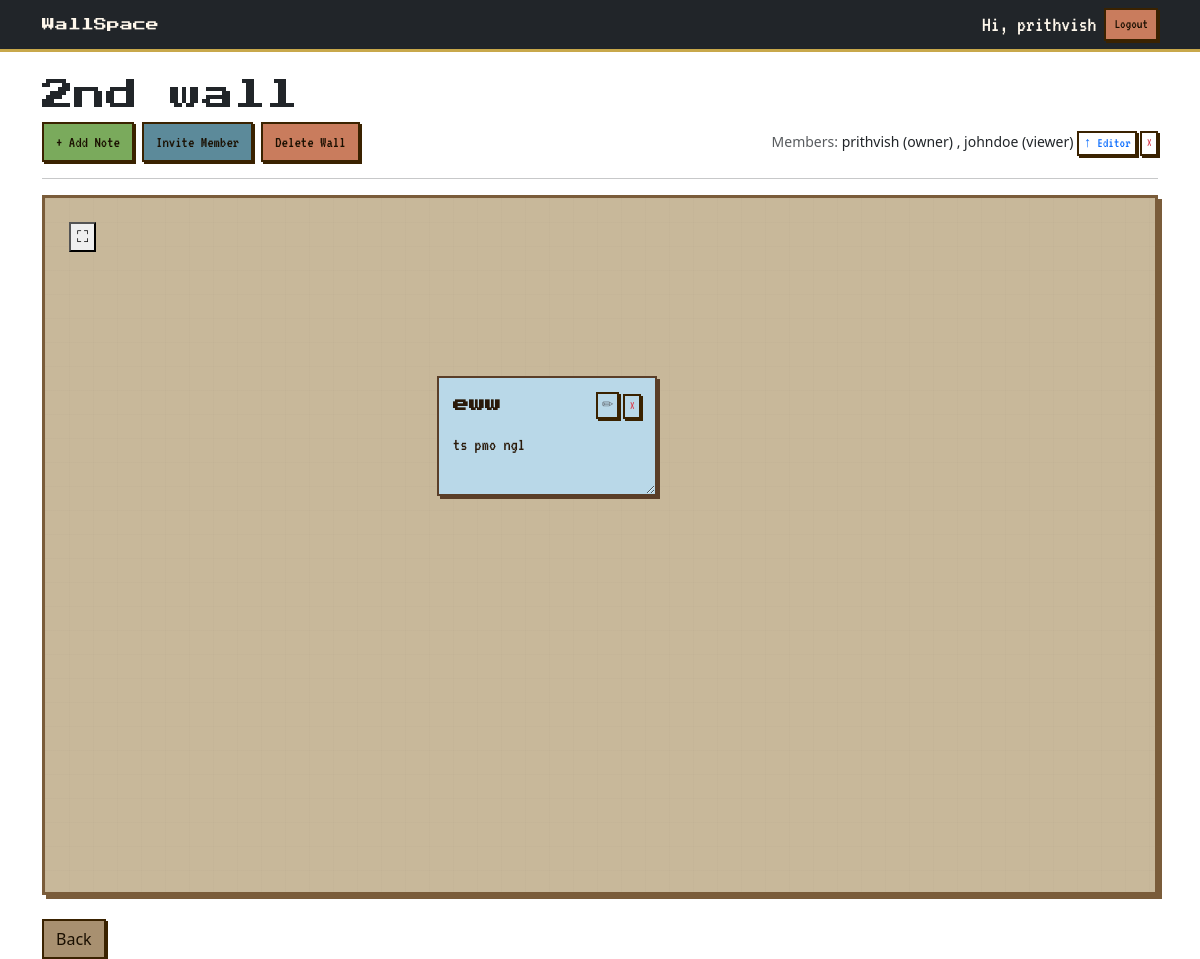
/wall/2/ (signed in), run on the app's committed database.
### walls/models.py (models this page shows, shortened)
class Wall(models.Model):
    title = models.CharField(max_length=100)
    owner=models.ForeignKey(
        User,
        on_delete=models.CASCADE,
        related_name='walls'
    )
    created_at = models.DateTimeField(
        auto_now_add=True
    )

class WallMember(models.Model):
    ROLE_CHOICES=[
        ("viewer","Viewer"),
        ("editor","Editor"),
    ]
    wall=models.ForeignKey(
        Wall,
        on_delete=models.CASCADE,
        related_name="members"
    )
    user=models.CharField(
        max_length=10,
        choices=ROLE_CHOICES,
        default="viewer"
    )
    role = models.CharField(
        max_length=10,
        choices=ROLE_CHOICES,
        default="viewer"
    )
    class Meta:
        unique_together=("wall","user")

### notes/models.py (models this page shows, shortened)
class Note(models.Model):
    COLOR_CHOICES = [#COLOR_CHOICES is a list of tuples
        ('yellow','Yellow'),
        ('pink', 'Pink'),
        ('blue', 'Blue'),
        ('green', 'Green'),
    ]
    wall = models.ForeignKey( #foreign key
        Wall,
        on_delete=models.CASCADE,
        related_name='notes'
    )
    creator=models.ForeignKey(
        User,
        on_delete=models.CASCADE
    )
    title = models.CharField(
        max_length=100,
        blank=True
    )
    content = models.TextField()
    color= models.CharField(
        max_length=20,
        choices=COLOR_CHOICES,
        default='yellow'
    )
    x_position = models.IntegerField(
        default=50
    )
    y_position = models.IntegerField(
        default=50
    )
    width = models.IntegerField(
    default=220
    )
    height = models.IntegerField(
    default=120
    )
    created_at = models.DateTimeField(
        auto_now_add=True
    )
    updated_at = models.DateTimeField(
        auto_now=True
    )

### walls/views.py (the view)
# urls.py: path('wall/<int:pk>/',views.wall_detail,name='wall-detail'),
@login_required
def wall_detail(request, pk):
    wall = get_object_or_404(
        Wall,
        pk=pk,
    )
    is_owner = (
        wall.owner == request.user
    )
    member = WallMember.objects.filter(
        wall=wall,
        user=request.user
    ).first()
    is_member = member is not None
    can_edit = is_owner or (
        member and
        member.role == "editor"
    )
    if not is_owner and not is_member:
        return redirect("home")
    notes = wall.notes.all()
    if request.method == 'POST':
        if "invite_member" in request.POST:
            username = request.POST.get(
                "username"
            )
            role = request.POST.get(
                "role"
            )
            try:
                user = User.objects.get(
                    username=username
                )
                WallMember.objects.get_or_create(
                    wall=wall,
                    user=user,
                    defaults={
                        "role": role
                    }
                )
            except User.DoesNotExist:
                pass
            return redirect(
                'wall-detail',
                pk=wall.pk
            )
        if not can_edit:
            return redirect(
                'wall-detail',
                pk=wall.pk
            )
        form = NoteForm(request.POST)
        if form.is_valid():
            note = form.save(
                commit=False
            )
            note.wall = wall
            note.creator = request.user
            note.x_position = random.randint(50, 600)
            note.y_position = random.randint(50, 400)
            note.width = 220
            note.height = 120
            note.save()
            return redirect(
                'wall-detail',
                pk=wall.pk
            )
    else:
        form = NoteForm()
    context = {
    'wall': wall,
    'form': form,
    'notes': wall.notes.all(),
    'is_owner': is_owner,
    'can_edit': can_edit,
    'members': WallMember.objects.filter(
            wall=wall
            ).exclude(
            user=wall.owner
            )
    }
    return render(
        request,
        'walls/wall_detail.html',
        context
    )

### walls/templates/walls/wall_detail.html (shortened to what this page needs)
{% extends "base.html" %}
{% load crispy_forms_tags %}
{% block content %}
<h2>{{ wall.title }}</h2>
<div class="d-flex gap-2 mb-3 align-items-center justify-content-between">
    <div class="d-flex gap-2">
        {% if can_edit %}
        <button
            class="btn btn-primary"
            data-bs-toggle="modal"
            data-bs-target="#addNoteModal">
            + Add Note
        </button>
        {% endif %}
        {% if is_owner %}
        <button
            class="btn btn-success"
            data-bs-toggle="modal"
            data-bs-target="#inviteModal">
            Invite Member
        </button>
        <form
            method="POST"
            action="{% url 'delete-wall' wall.id %}">
            <button
                type="submit"
                class="btn btn-danger">
                Delete Wall
            </button>
        </form>
        {% endif %}
    </div>
    <div>
        <small class="text-muted">
            Members:
        </small>
        <small>
            {{ wall.owner.username }}
            (owner)
        </small>
        {% for member in members %}
            <small>
                ,
                {{ member.user }}
                ({{ member.role }})
                {% if is_owner %}
                <form
                    method="POST"
                    action="{% url 'toggle-role' wall.id member.id %}"
                    style="display:inline;">
                    <button
                        type="submit"
                        class="btn btn-sm btn-outline-primary p-0 px-1">
                        {% if member.role == "viewer" %}
                            ↑ Editor
                        {% else %}
                            ↓ Viewer
                        {% endif %}
                    </button>
                </form>
                <form
                    method="POST"
                    action="{% url 'remove-member' wall.id member.id %}"
                    style="display:inline;">
                    <button
                        type="submit"
                        class="btn btn-sm btn-outline-danger p-0 px-1">
                        ×
                    </button>
                </form>
                {% endif %}
            </small>
        {% endfor %}
    </div>
</div>
<hr>
<div
    class="wall-board p-4"
    style="
        height:700px;
        position:relative;
        overflow:hidden;
    ">
    {% for note in notes %}
        <div
            class="note"
            data-note-id="{{ note.id }}"
            data-color="{{ note.color }}"
            style="
                width:{{ note.width }}px;
                height:{{ note.height }}px;
                resize:both;
                overflow:auto;
                position:absolute;
                left:{{ note.x_position }}px;
                top:{{ note.y_position }}px;
                cursor:grab;
            ">
            <div
                class="d-flex justify-content-between align-items-start mb-2">
                <div class="note-title fw-bold fs-6">
                    {{ note.title }}
                </div>
                {% if can_edit %}
                <div
                    class="d-flex gap-1">
                <button
                    class="btn btn-sm btn-outline-secondary p-0 px-1"
                    data-bs-toggle="modal"
                    data-bs-target="#editModal{{ note.id }}">
                    ✏
                </button>
                    <form
                        method="POST"
                        action="{% url 'delete-note' note.id %}"
                        style="display:inline;">
                        <button
                            type="submit"
                            class="btn btn-sm btn-outline-danger p-0 px-1">
                            ×
                        </button>
                    </form>
                </div>
                {% endif %}
            </div>
            <div class="note-content">{{ note.content }}</div>
        </div>
    {% empty %}
        <p>No notes yet.</p>
    {% endfor %}
<button id="fullscreen-btn" onclick="toggleFullscreen()" title="Fullscreen">⛶</button>
</div>
<br>
<a
    href="{% url 'home' %}"
    class="btn btn-secondary">
    Back
</a>
{% endblock %}

### templates/base.html (shortened to what this page needs)
{% load static %}
<!DOCTYPE html>
<html>
<head>
    <link
    rel="stylesheet"
    href="{% static 'css/main.css' %}">
    <link href="https://cdn.jsdelivr.net/npm/bootstrap@5.3.3/dist/css/bootstrap.min.css"
          rel="stylesheet">
</head>
<body style="background-image: url('{% static "images/bg.png" %}'); background-size: cover; background-attachment: fixed; background-position: center bottom;">
    <nav
        class="navbar navbar-expand-lg navbar-dark bg-dark">
        <div class="container">
            <a
                class="navbar-brand"
                href="{% url 'home' %}">
                WallSpace
            </a>
            {% block nav_buttons %}
            <div
                class="ms-auto d-flex gap-2 align-items-center">
                {% if user.is_authenticated %}
                    <span class="text-light">
                        Hi, {{ user.username }}
                    </span>
                    <form
                        method="POST"
                        action="{% url 'logout' %}">
                        <button
                            type="submit"
                            class="btn btn-danger btn-sm">
                            Logout
                        </button>
                    </form>
                {% endif %}
            </div>
        </div>
        {% endblock %}
    </nav>
    <div class="container mt-4">
        {% block content %}
        {% endblock %}
    </div>
</body>
</html>

### static/css/main.css (style rules this page uses)
body { background-color: #e8d4a0; color: #2a1a0a; min-height: 100vh; }
h2 { font-family: 'Press Start 2P', monospace; font-size: 14px; color: #3a2e1e; margin-bottom: 1rem; }
.navbar { background-color: #3a2e1e !important; border-bottom: 3px solid #c8a84b; }
.navbar-brand { font-family: 'Press Start 2P', monospace !important; font-size: 13px !important; color: #FFF8EC !important; font-weight: 400 !important; }
.navbar span, .navbar a:not(.navbar-brand) { font-family: 'VT323', monospace !important; font-size: 22px !important; color: #FFF8EC !important; }
.btn { font-family: 'VT323', monospace; font-size: 20px; border-radius: 0 !important; border: 2px solid #3a2200 !important; box-shadow: 2px 2px 0 #3a2200; transition: transform 0.1s, box-shadow 0.1s; line-height: 1.2; }
.btn-primary { background-color: #7aaa5c !important; color: #1a0f00 !important; }
.btn-success { background-color: #5c8a9a !important; color: #1a0f00 !important; }
.btn-danger { background-color: #c97c5d !important; color: #1a0f00 !important; }
.btn-secondary { background-color: #a89070 !important; color: #1a0f00 !important; }
.wall-board { background-color: #c8b89a; background-image: linear-gradient(#b5a48820 1px, transparent 1px), linear-gradient(90deg, #b5a48820 1px, transparent 1px); background-size: 24px 24px; border: 3px solid #7a5c3a; box-shadow: 4px 4px 0 #7a5c3a; border-radius: 0 !important; }
.note { border-radius: 0 !important; border: 2px solid #5a3e28; box-shadow: 3px 3px 0 #5a3e28; transition: transform 0.1s, box-shadow 0.1s; padding: 14px; box-sizing: border-box; }
.note-title { font-family: 'Press Start 2P', monospace; font-size: 7px; margin-bottom: 8px; color: #2a1a0a; }
.note-content { font-family: 'VT323', monospace; white-space: pre-wrap; font-size: 18px; color: #2a1a0a; }
.note[data-color="blue"], .note[data-color="lightblue"] { background-color: #B9D8E8 !important; }
.container, .container-fluid { background-color: transparent !important; }
button, input[type="submit"] { font-family: 'VT323', monospace !important; }
.note-content { margin: 0; padding: 0; white-space: pre-wrap; }

### data on the page
Wall: title "2nd wall", owner.username "prithvish"
WallMember: user "johndoe", role "viewer", shows "↑ Editor"
Note: {{ note.width }} 220 (drawn), title "eww", content "ts pmo ngl"

### other printed values
{{ user.username }} "prithvish"
